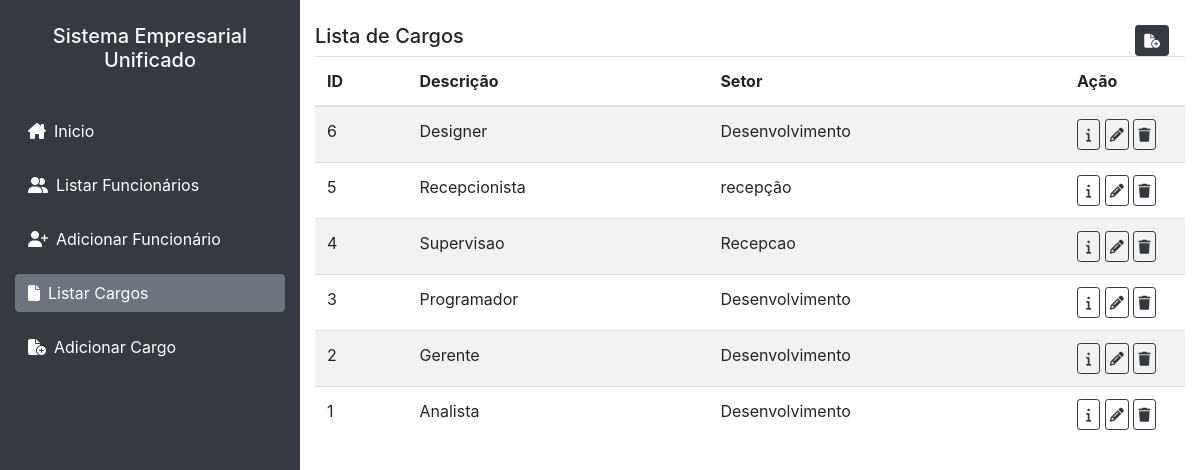
The app's page /cargos.php with its own data.
### tables this page shows
CREATE TABLE `funcao` (
  `setor` varchar(15) NOT NULL,
  `salario` float NOT NULL,
  `descricao` varchar(20) NOT NULL,
  `id` int(11) NOT NULL
);

### cargos.php (the view, shortened to what this page needs)
<!DOCTYPE html>
<html lang="pt-br">
<head>
    <link rel="stylesheet" href="assets/style.css">
    <link rel="stylesheet" href="https://stackpath.bootstrapcdn.com/bootstrap/4.1.3/css/bootstrap.min.css">
    <link rel="stylesheet" href="https://cdnjs.cloudflare.com/ajax/libs/font-awesome/6.4.2/css/all.min.css" />
</head>
<body>
    <div class="container-fluid h-100">
        <div class="row h-100">
            <div class="col-lg-3 col-md-4 bg-dark">
                <a href="index.php"><h5 class="text-light text-center py-4">Sistema Empresarial Unificado</h5></a>
                <div class="d-flex flex-column my-3">
                    <a href="index.php" class="mb-3 btn btn-dark text-left"><i class="fa-solid fa-house-chimney mr-2"></i>Inicio</a>
                    <a href="funcionarios.php" class="mb-3 btn btn-dark text-left"><i class="fa-solid fa-user-group mr-2"></i>Listar Funcionários</button></a>
                    <a href="create-funcionario.php" class="mb-3 btn btn-dark text-left"><i class="fa-solid fa-user-plus mr-2"></i>Adicionar Funcionário</button></a>
                    <a href="cargos.php" class="mb-3 btn btn-secondary text-left"><i class="fa-solid fa-file mr-2"></i>Listar Cargos</button></a>
                    <a href="create-cargo.php" class="mb-3 btn btn-dark text-left"><i class="fa-solid fa-file-circle-plus mr-2"></i>Adicionar Cargo</button></a>
                </div>
            </div>
            <div class="col-md">
                <div class="d-flex flex-row justify-content-between align-items-center mt-4">
                    <h5>Lista de Cargos</h5>
                    <a class="btn btn-dark btn-sm mr-3" href="create-cargo.php?id='.$row['id'].'"><i class="fa-solid fa-file-circle-plus"></i></a>
                </div>
                <table class="table table-striped">
                    <thead>
                        <tr>
                            <th scope="col">ID</th>
                            <th scope="col">Descrição</th>
                            <th scope="col">Setor</th>
                            <th scope="col">Ação</th>
                        </tr>
                    </thead>
                    <tbody>
                        <?php
                        $pdo = Banco::conectar();
                        $sql = 'SELECT * FROM funcao ORDER BY id DESC';
                        foreach($pdo->query($sql)as $row)
                        {
                            echo '<tr>';
                            echo '<td>'. $row['id'] . '</td>';
                            echo '<td>'. $row['descricao'] . '</td>';
                            echo '<td>'. $row['setor'] . '</td>';
                            echo '<td width=120>';
                            echo '<a class="btn btn-outline-dark px-2 btn-sm" href="read-cargo.php?id='.$row['id'].'"><i class="fa-solid fa-info"></i></a>';
                            echo '<a class="btn btn-outline-dark px-1 btn-sm" href="update-cargo.php?id='.$row['id'].'"><i class="fa-solid fa-pencil"></i></a>';
                            echo '<a class="btn btn-outline-dark p-1 btn-sm" href="delete-cargo.php?id='.$row['id'].'"><i class="fa-solid fa-trash"></i></a>';
                            echo '</td>';
                            echo '</tr>';
                        }
                        ?>
                    </tbody>
                </table>
            </div>
        </div>
</body>
</html>

### assets/style.css (style rules this page uses)
a { text-decoration: none !important; }
html, body { height: 100%; margin: 0; padding: 0; }

### records on screen
funcao: id "6", descricao "Designer", setor "Desenvolvimento"
funcao: id "5", descricao "Recepcionista", setor "recepção"
funcao: id "4", descricao "Supervisao", setor "Recepcao"
funcao: id "3", descricao "Programador", setor "Desenvolvimento"
funcao: id "2", descricao "Gerente", setor "Desenvolvimento"
funcao: id "1", descricao "Analista", setor "Desenvolvimento"
